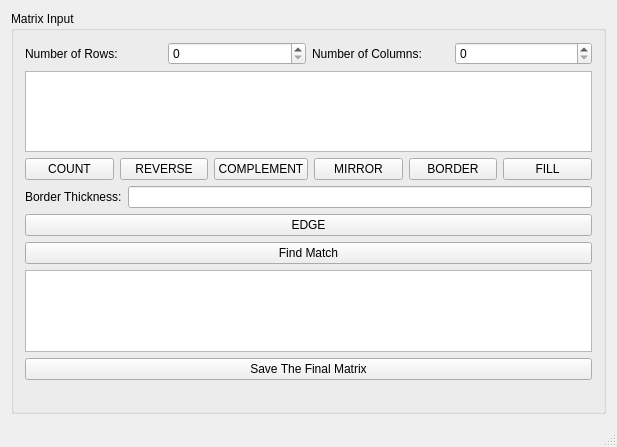
<?xml version="1.0" encoding="UTF-8"?>
<ui version="4.0">
 <class>MainWindow</class>
 <widget class="QMainWindow" name="MainWindow">
  <property name="geometry">
   <rect>
    <x>0</x>
    <y>0</y>
    <width>617</width>
    <height>447</height>
   </rect>
  </property>
  <property name="windowTitle">
   <string>Image Processing Tools</string>
  </property>
  <widget class="QWidget" name="centralwidget">
   <layout class="QVBoxLayout" name="verticalLayout">
    <item>
     <widget class="QGroupBox" name="groupBox">
      <property name="title">
       <string>Matrix Input</string>
      </property>
      <layout class="QVBoxLayout" name="verticalLayout_2">
       <item>
        <layout class="QHBoxLayout" name="horizontalLayout_3">
         <item>
          <widget class="QLabel" name="labelRows">
           <property name="text">
            <string>Number of Rows:</string>
           </property>
          </widget>
         </item>
         <item>
          <widget class="QSpinBox" name="spinBoxRows">
           <property name="maximum">
            <number>100</number>
           </property>
          </widget>
         </item>
         <item>
          <widget class="QLabel" name="labelColumns">
           <property name="text">
            <string>Number of Columns:</string>
           </property>
          </widget>
         </item>
         <item>
          <widget class="QSpinBox" name="spinBoxColumns">
           <property name="maximum">
            <number>100</number>
           </property>
          </widget>
         </item>
        </layout>
       </item>
       <item>
        <widget class="QTextEdit" name="textEditMatrix"/>
       </item>
       <item>
        <layout class="QHBoxLayout" name="horizontalLayout">
         <item>
          <widget class="QPushButton" name="pushButtonCalculate">
           <property name="text">
            <string>COUNT</string>
           </property>
          </widget>
         </item>
         <item>
          <widget class="QPushButton" name="pushButtonReverse">
           <property name="text">
            <string>REVERSE</string>
           </property>
          </widget>
         </item>
         <item>
          <widget class="QPushButton" name="pushButtonSwap">
           <property name="text">
            <string>COMPLEMENT</string>
           </property>
          </widget>
         </item>
         <item>
          <widget class="QPushButton" name="pushButtonMirror">
           <property name="text">
            <string>MIRROR</string>
           </property>
          </widget>
         </item>
         <item>
          <widget class="QPushButton" name="pushButtonBorder">
           <property name="text">
            <string>BORDER</string>
           </property>
          </widget>
         </item>
         <item>
          <widget class="QPushButton" name="pushButtonFill">
           <property name="text">
            <string>FILL</string>
           </property>
          </widget>
         </item>
        </layout>
       </item>
       <item>
        <layout class="QHBoxLayout" name="horizontalLayout_2">
         <item>
          <widget class="QLabel" name="labelBorder">
           <property name="text">
            <string>Border Thickness:</string>
           </property>
          </widget>
         </item>
         <item>
          <widget class="QLineEdit" name="lineEditBorderThickness"/>
         </item>
        </layout>
       </item>
       <item>
        <widget class="QPushButton" name="pushButtonEdge">
         <property name="text">
          <string>EDGE</string>
         </property>
        </widget>
       </item>
       <item>
        <widget class="QPushButton" name="pushButtonFindMatch">
         <property name="text">
          <string>Find Match</string>
         </property>
        </widget>
       </item>
       <item>
        <widget class="QTextEdit" name="textEditPattern"/>
       </item>
       <item>
        <widget class="QPushButton" name="pushButtonSave">
         <property name="text">
          <string>Save The Final Matrix</string>
         </property>
        </widget>
       </item>
       <item>
        <widget class="QLabel" name="labelResult">
         <property name="text">
          <string/>
         </property>
        </widget>
       </item>
      </layout>
     </widget>
    </item>
   </layout>
  </widget>
  <widget class="QStatusBar" name="statusbar"/>
 </widget>
 <layoutdefault spacing="6" margin="11"/>
 <resources/>
 <connections/>
</ui>
